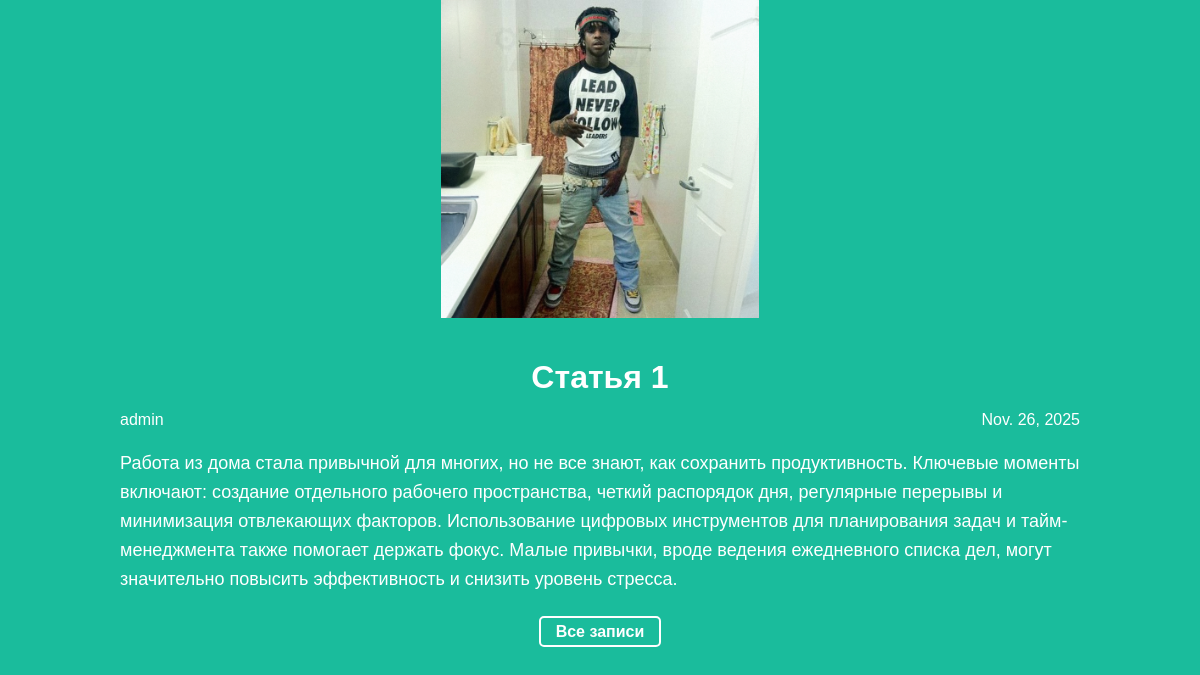
The app's page /article/1 with its own data.
### articles/models.py (models this page shows, shortened)
class Article(models.Model):
    title = models.CharField(max_length=200)
    author = models.ForeignKey(User, on_delete=models.CASCADE)
    text = models.TextField()
    created_date = models.DateField(auto_now_add=True)

### articles/views.py (the view)
# urls.py: re_path(r'^article/(?P<article_id>\d+)$', views.get_article, name='get_article'),
def get_article(request, article_id):
    try:
        post = Article.objects.get(id=article_id)
        return render(request, 'article.html', {"post": post})
    except Article.DoesNotExist:
        raise Http404

### articles/templates/article.html (shortened to what this page needs)
{% load static %}
<!DOCTYPE html>
<html lang="ru">
  <head>
    <link rel="stylesheet" href="{% static 'css/article.css' %}" />
  </head>
  <body class="article">
    <div class="header">
      <img src="{% static 'image.jpg' %}" alt="Логотип проекта" />
    </div>
    <div class="article-page">
      <h1>{{ post.title }}</h1>
      <div class="article-info">
        <div class="article-author">{{ post.author.username }}</div>
        <div class="article-created-date">{{ post.created_date }}</div>
      </div>
      <div class="article-text">{{ post.text|linebreaks }}</div>
      <div class="back-to-archive">
        <a href="{% url 'archive' %}">Все записи</a>
      </div>
    </div>
  </body>
</html>

### articles/static/css/article.css (style rules this page uses)
body { background: #1abc9c; font-family: Tahoma, Arial, sans-serif; color: #ffffff; margin: 0; padding: 0; }
.header img { display: block; max-width: 318px; width: 100%; height: auto; margin-left: auto; margin-right: auto; }
.article h1 { font-size: 32px; margin-bottom: 15px; text-align: center; }
.article-info { overflow: hidden; margin-bottom: 20px; }
.article-author { width: 50%; float: left; }
.article-created-date { width: 50%; float: right; text-align: right; }
.article-page { width: 960px; margin-left: auto; margin-right: auto; padding: 20px; }
.article-text { font-size: 18px; line-height: 1.6; }
.back-to-archive { margin-top: 30px; text-align: center; }
.back-to-archive a { color: #ffffff; text-decoration: none; font-weight: bold; border: 2px solid #ffffff; padding: 5px 15px; border-radius: 5px; transition: 0.3s; }

### records on screen
Article: title "Статья 1", author.username "admin", created_date "Nov. 26, 2025", text "Работа из дома стала привычной для многих, но не все знают, как сохранить продуктивность. Ключевые моменты включают: создание отдельного рабочего пространства, четкий распорядок дня, регулярные перерывы и минимизация отвлекающих факторов. Использование цифровых инструментов для планирования задач и тайм-менеджмента также помогает держать фокус. Малые привычки, вроде ведения ежедневного списка дел, могут значительно повысить эффективность и снизить уровень стресса."
